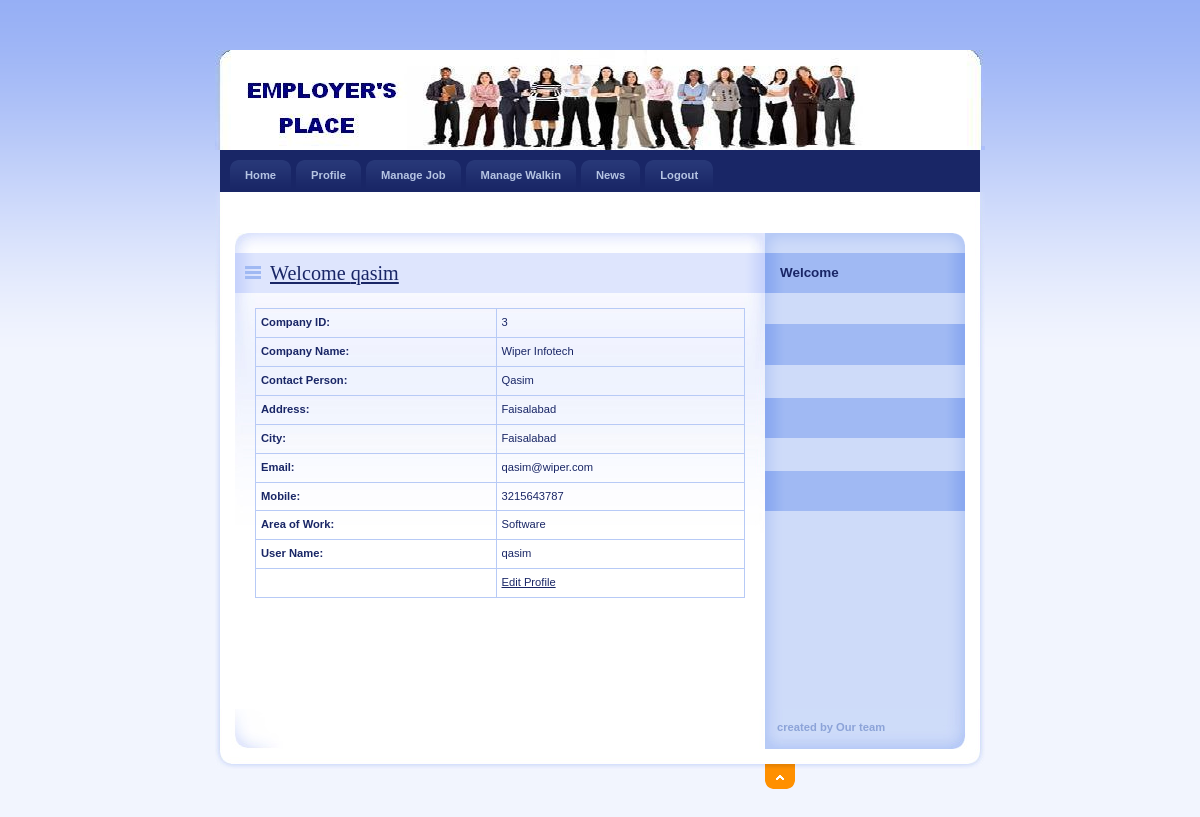
Screenshot of /Employer/Profile.php (signed in) with the database file from the repository.
### tables this page shows
CREATE TABLE `employer_reg` (
  `EmployerId` int(11) NOT NULL,
  `CompanyName` varchar(20) NOT NULL,
  `ContactPerson` varchar(20) NOT NULL,
  `Address` varchar(100) NOT NULL,
  `City` varchar(20) NOT NULL,
  `Email` varchar(40) NOT NULL,
  `Mobile` bigint(20) NOT NULL,
  `Area_Work` varchar(40) NOT NULL,
  `Status` varchar(10) NOT NULL,
  `UserName` varchar(20) NOT NULL,
  `Password` varchar(20) NOT NULL,
  `Question` varchar(100) NOT NULL,
  `Answer` varchar(50) NOT NULL
);

### Employer/Profile.php (the view, shortened to what this page needs)
<!DOCTYPE html PUBLIC "-//W3C//DTD XHTML 1.0 Strict//EN" "http://www.w3.org/TR/xhtml1/DTD/xhtml1-strict.dtd">
<html xmlns="http://www.w3.org/1999/xhtml" xml:lang="cs" lang="cs">
<head>
    <link rel="stylesheet" media="screen,projection" type="text/css" href="./css/main.css" />
    <link rel="stylesheet" media="print" type="text/css" href="./css/print.css" />
    <link rel="stylesheet" media="aural" type="text/css" href="./css/aural.css" />
</head>
<body id="www-url-cz">
<div id="main" class="box">
<?php
include "Header.php"
?>
<?php
include "menu.php"
?>
    <div id="page" class="box">
    <div id="page-in" class="box">
        <div id="strip" class="box noprint">
            <p id="breadcrumbs">&nbsp;</p>
        </div>
        <div id="content">
            <div class="article">
                <h2><span><a href="#">Welcome <?php echo $_SESSION['$UserName_emp'];?></a></span></h2>
               <?php
$ID=$_SESSION['ID'];
$con = mysqli_connect("localhost","root","","job");
$sql = "select * from Employer_Reg where EmployerId ='".$ID."'  ";
$result = mysqli_query($con,$sql);
$row = mysqli_fetch_array($result)
?>
                <table width="100%" border="1" cellspacing="2" cellpadding="2">
                  <tr>
                    <td><strong>Company ID:</strong></td>
                    <td><?php echo $row['EmployerId'];?></td>
                  </tr>
                  <tr>
                    <td><strong>Company Name:</strong></td>
                    <td><?php echo $row['CompanyName'];?></td>
                  </tr>
                  <tr>
                    <td><strong>Contact Person:</strong></td>
                    <td><?php echo $row['ContactPerson'];?></td>
                  </tr>
                  <tr>
                    <td><strong>Address:</strong></td>
                    <td><?php echo $row['Address'];?></td>
                  </tr>
                  <tr>
                    <td><strong>City:</strong></td>
                    <td><?php echo $row['City'];?></td>
                  </tr>
                  <tr>
                    <td><strong>Email:</strong></td>
                    <td><?php echo $row['Email'];?></td>
                  </tr>
                  <tr>
                    <td><strong>Mobile:</strong></td>
                    <td><?php echo $row['Mobile'];?></td>
                  </tr>
                  <tr>
                    <td><strong>Area of Work:</strong></td>
                    <td><?php echo $row['Area_Work'];?></td>
                  </tr>
                  <tr>
                    <td><strong>User Name:</strong></td>
                    <td><?php echo $row['UserName'];?></td>
                  </tr>
                  <tr>
                    <td>&nbsp;</td>
                    <td><a href="EditProfile.php?EmployerId=<?php echo $row['EmployerId']; ?>">Edit Profile</a></td>
                  </tr>
                </table>
              <p>&nbsp;</p>
                <p class="btn-more box noprint">&nbsp;</p>
          </div>
        </div>
<?php
include "right.php"
?>
    </div>
    </div>
<?php
include "footer.php"
?>
</div>
</body>
</html>

### Employer/css/main.css (style rules this page uses)
* { min-height:1px; }
body { border:0; margin:0; padding:0; background:#F2F5FE url("../design/bg.gif") 0 0 repeat-x; font:70%/160% "verdana",sans-serif; color:#192666; _text-align:center; }
a { color:#192666; }
p { border:0; margin:15px 0; padding:0; }
div { display:block; border:0; margin:0; padding:0; }
h1, h2, h3, h4, h5 { border:0; margin:15px 0 10px 0; padding:0; font-weight:bold; }
h2 { font-size:180%; line-height:100%; font-family:"georgia",serif; font-weight:normal; }
table { display:table; border-collapse:collapse; margin:15px 0; padding:0; border:1px solid #B7CAF6; font-size:100%; }
tr { display:table-row; }
th, td { display: table-cell; border:1px solid #B7CAF6; margin:0; padding:5px; vertical-align:top; text-align:left; }
a, img, span { border:0; margin:0; padding:0; }
strong, .strong { font-weight:bold; }
.box { min-height:1px; _height:1px; }
.box:after { content:"."; display:block; line-height:0px; font-size:0px; visibility:hidden; clear:both; }
#main { width:770px; margin:50px auto 0 auto; _text-align:left; }
#page { width:770px; min-height:1px; background:#FFF url("../design/bg_page.gif") 0 0 repeat-y; _height:1px; }
#page-in { min-height:1px; padding:10px 0; background:url("../design/bg_page_in.jpg") 0 0 no-repeat; _height:1px; }
#strip { position:relative; clear:both; padding:3px 20px 10px 20px; color:#6182D1; }
#strip p { margin:0; }
#strip #breadcrumbs { width:520px; margin:0; padding:0; }
#content { float:left; width:530px; _width:550px; margin:0; padding:0 0 0 20px; }
#content .article { clear:both; margin:0; padding:20px; background:url("../design/content_article_bg.jpg") 0 0 no-repeat; }
#content .article h2 { margin:0 -20px; padding:10px; background:#DEE5FD url("../design/content_title_bg.gif") 0 0 repeat-y; color:#192666; }
#content .article h2 span { background:url("../design/ico_list.gif") 0 50% no-repeat; padding-left:25px; }
#content .article p { text-align:justify; }
#content .btn-more { margin:0 0 15px 0; padding:0; border:0; position:relative; }

### Employer/css/print.css (style rules this page uses)
body { border:0; margin:0; padding:0; font-size:12pt }
a { color:#000; text-decoration:none; }
h1, h2, h3 { page-break-after:avoid; page-break-inside:avoid; }
table { border-collapse: collapse; border-width:1px; border-style:solid; }
th, td { display:table-cell; border-width:1px; border-style:solid; }
.noprint { display:none; }

### Employer/css/aural.css (style rules this page uses)
body { voice-family:paul,male; volume:loud; speech-rate:slow; richness:90; stress:20; }
h1, h2, h3, h4, h5 { cue-before:url("ping.au"); }
p, table { pause:50ms; }
strong { pitch:medium; pitch-range:60; stress:90; richness:90; }

### rows the page displays
employer_reg: EmployerId "3", CompanyName "Wiper Infotech", ContactPerson "Qasim", Address "Faisalabad", City "Faisalabad", Email "qasim@wiper.com", Mobile "3215643787", Area_Work "Software", UserName "qasim"

### other values shown
$_SESSION['$UserName_emp'] "qasim"
